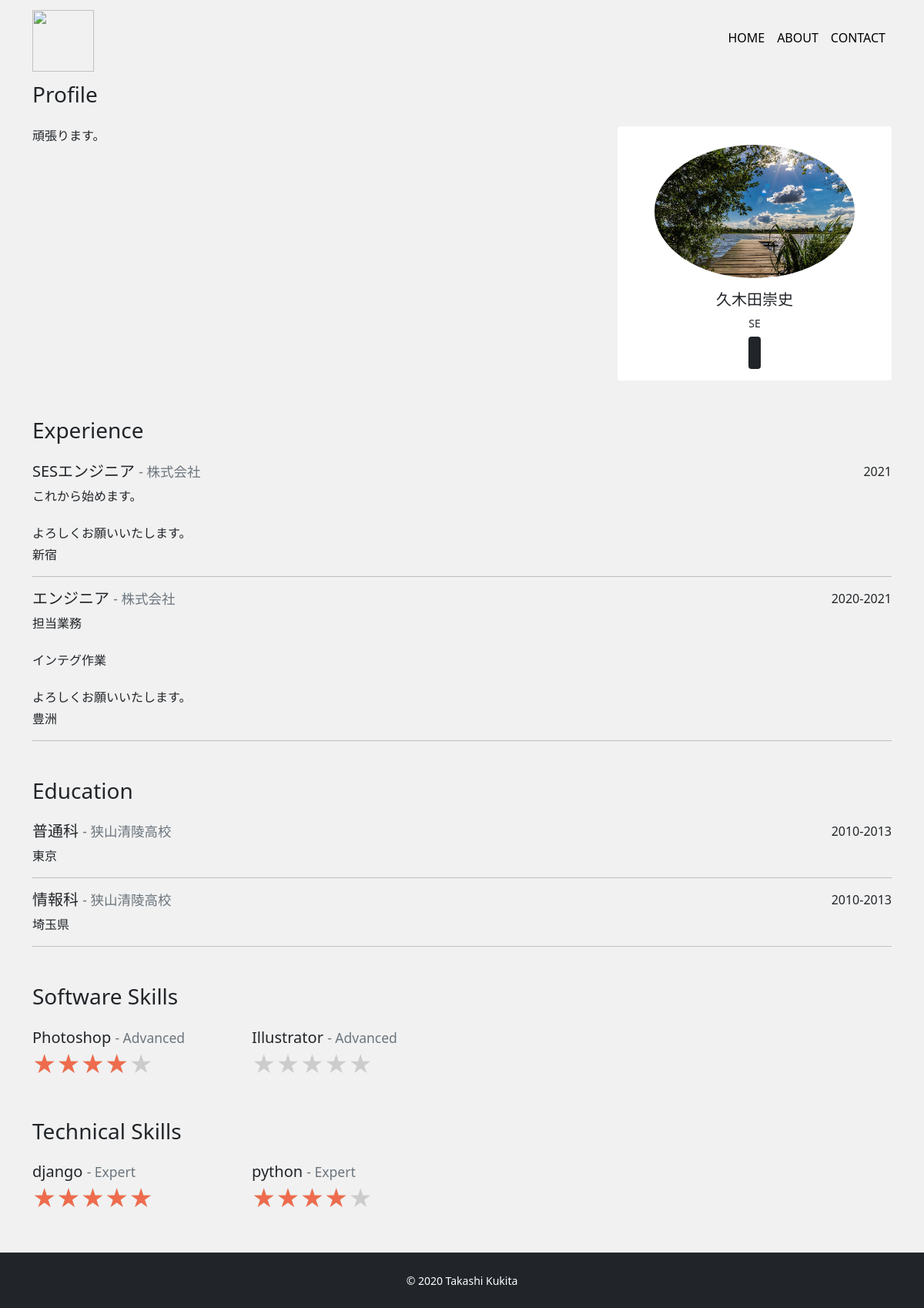
The page /about/ on the database its author committed.
### app/models.py (models this page shows, shortened)
class Profile(models.Model):
    title = models.CharField('タイトル', max_length=100, null=True, blank=True)
    subtitle = models.CharField('サブタイトル', max_length=100, null=True, blank=True)
    name = models.CharField('名前', max_length=100, )
    job = models.TextField('仕事')
    introduction = models.TextField('自己紹介')
    github = models.CharField('github', max_length=100, null=True, blank=True)
    twitter = models.CharField('twitter', max_length=100, null=True, blank=True)
    linkedin = models.CharField('linkedin', max_length=100, null=True, blank=True)
    facebook = models.CharField('facebook', max_length=100, null=True, blank=True)
    instagram = models.CharField('instagram', max_length=100, null=True, blank=True)
    topimage = models.ImageField(upload_to='images', verbose_name='トップ画像')
    subimage = models.ImageField(upload_to='images', verbose_name='サブ画像')

class Experience(models.Model):
    occupation = models.CharField('職種', max_length=100)
    company = models.CharField('会社', max_length=100)
    description = models.TextField('説明')
    place = models.CharField('場所', max_length=100)
    period = models.CharField('期間', max_length=100)

class Education(models.Model):
    course = models.CharField('コース', max_length=100)
    school = models.CharField('学校', max_length=100)
    place = models.CharField('場所', max_length=100)
    period = models.CharField('期間', max_length=100)

class Software(models.Model):
    name = models.CharField('ソフトウェア', max_length=100)
    level = models.CharField('レベル', max_length=100)
    percentage = models.IntegerField('パーセンテージ')

class Technical(models.Model):
    name = models.CharField('テクニカル', max_length=100)
    level = models.CharField('レベル', max_length=100)
    percentage = models.IntegerField('パーセンテージ')

### app/views.py (the view)
# urls.py: path('about/',views.AboutView.as_view(), name='about'),
class AboutView(View):
    def get(self, request, *args, **kwargs):
        profile_data = Profile.objects.all()
        if profile_data.exists():
            profile_data = profile_data.order_by('-id')[0]
        experience_data = Experience.objects.order_by('-id')
        education_data = Education.objects.order_by('-id')
        software_data = Software.objects.order_by('-id')
        technical_data = Technical.objects.order_by('-id')
        return render(request,'app/about.html',{
                'profile_data': profile_data,
                'experience_data': experience_data,
                'education_data': education_data,
                'software_data': software_data,
                'technical_data': technical_data,
            })

### app/templates/app/about.html (shortened to what this page needs)
{% extends 'app/base.html' %}
{% block content %}
<h3 class="mb-4">Profile</h3>
<div class="mb-5">
    <div class="row">
        <div class="col-md-8">
            <p>{{ profile_data.introduction|linebreaksbr }}</p>
        </div>
        <div class="col-md-4">
            <div class="card text-center px-5 py-4">
                <div class="avatar mb-3">
                    <img src="{{ profile_data.subimage.url }}" alt="" class="card-img-top rounded-circle">
                </div>
                <h5 class="font-weight-bolder">{{ profile_data.name }}</h5>
                <p class="mb-3 small text-center">{{ profile_data.job|linebreaksbr }}</p>
                <div class="d-flex justify-content-around">
                    {% if profile_data.github %}
                        <a href="{{ profile_data.github }}" target="_blank"><i class="fab fa-github fa-lg rounded btn-dark icon"></i></a>
                    {% endif %}
                </div>
            </div>
        </div>
    </div>
</div>
<h3 class="mb-4">Experience</h3>
<div class="mb-5">
    {% for experience in experience_data %}
        <div class="d-flex justify-content-between">
            <h5>{{ experience.occupation }} <span class="small text-secondary"> - {{ experience.company }}</span></h5>
            <p class="mb-1">{{ experience.period }}</p>
        </div>
        <p class="mb-1">{{ experience.description|linebreaksbr }}</p>
        <p>{{ experience.place }}</p>
        <hr>
    {% endfor %}
</div>
<h3 class="mb-4">Education</h3>
<div class="mb-5">
    {% for education in education_data %}
        <div class="d-flex justify-content-between">
            <h5>{{ education.course }} <span class="small text-secondary"> - {{ education.school }}</span></h5>
            <p class="mb-1">{{ education.period }}</p>
        </div>
        <p>{{ education.place }}</p>
        <hr>
    {% endfor %}
</div>
<h3 class="mb-4">Software Skills</h3>
<div class="mb-5">
    <div class="row">
        {% for software in software_data %}
            <div class="col-6 col-md-3">
                <h5 class="mb-0">{{ software.name }} <span class="small text-secondary"> - {{ software.level }}</span></h5>
                <div class="d-flex flex-row">
                    <div class="star-rating">
                        <div class="star-rating-front" style="width: {{ software.percentage }}%">★★★★★</div>
                        <div class="star-rating-back">★★★★★</div>
                    </div>
                </div>
            </div>
        {% endfor %}
    </div>
</div>
<h3 class="mb-4">Technical Skills</h3>
<div class="mb-5">
    <div class="row">
        {% for technical in technical_data %}
            <div class="col-6 col-md-3">
                <h5 class="mb-0">{{ technical.name }} <span class="small text-secondary"> - {{ technical.level }}</span></h5>
                <div class="d-flex flex-row">
                    <div class="star-rating">
                        <div class="star-rating-front" style="width: {{ technical.percentage }}%">★★★★★</div>
                        <div class="star-rating-back">★★★★★</div>
                    </div>
                </div>
            </div>
        {% endfor %}
    </div>
</div>
{% endblock  %}

### app/static/css/style.css (style rules this page uses)
* { margin: 0; padding: 0; box-sizing: border-box; }
body { background: #F1F1F1; display: flex; flex-flow: column; min-height: 100vh; }
.icon { padding: 10px 8px; }
.star-rating { position: relative; font-size: 30px; word-wrap: normal!important; }
.star-rating-front { position: absolute; top: 0; left: 0; overflow: hidden; color: #EE6C4D; }
.star-rating-back { color: #ccc; }
.card { border: none; }

### rows shown on the page
Profile: introduction "頑張ります。", subimage (picture), name "久木田崇史", job "SE"
Experience: occupation "SESエンジニア", company "株式会社", period "2021", description "これから始めます。 よろしくお願いいたします。", place "新宿"
Experience: occupation "エンジニア", company "株式会社", period "2020-2021", description "担当業務 インテグ作業 よろしくお願いいたします。", place "豊洲"
Education: course "普通科", school "狭山清陵高校", period "2010-2013", place "東京"
Education: course "情報科", school "狭山清陵高校", period "2010-2013", place "埼玉県"
Software: name "Photoshop", level "Advanced", {{ software.percentage }} 80 (drawn)
Software: name "Illustrator", level "Advanced"
Technical: name "django", level "Expert", {{ technical.percentage }} 100 (drawn)
Technical: name "python", level "Expert", {{ technical.percentage }} 80 (drawn)
